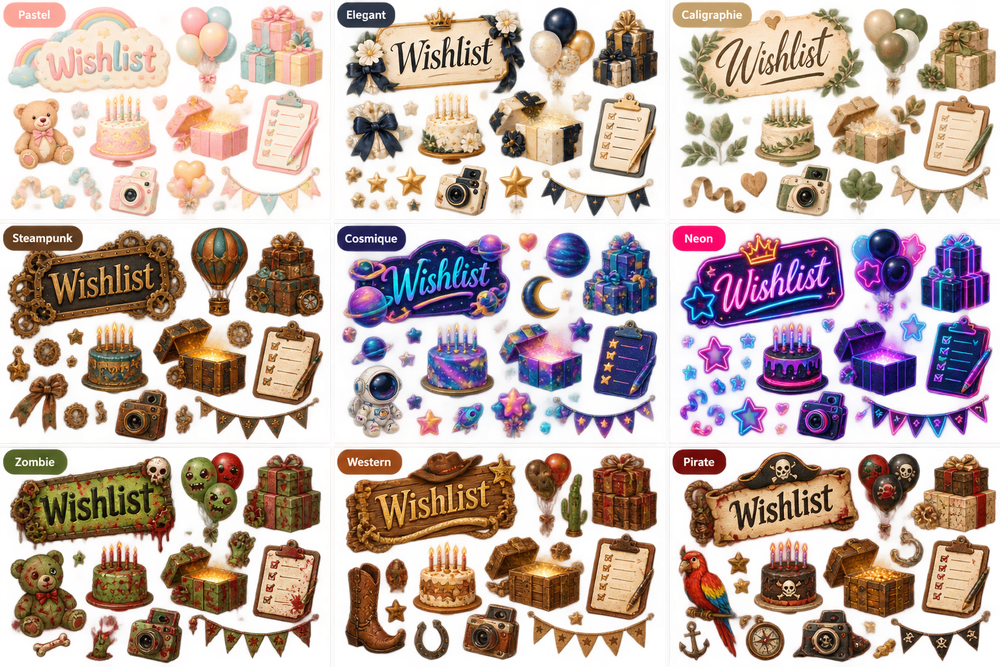
#> input picture listeKdo/img/skins-sources/wishlist/planche.png, 1000 x 667 px, shrunk from 1536 x 1024 before the run
$ python split-skins-grid.py ../listeKdo/img/skins-sources/wishlist/planche.png ../listeKdo/img/skins-sources/wishlist/planche.png ../listeKdo/img/skins-sources/wishlist/planche.png
#> lines starting #> are read from the running program, lines starting #| are printed output that depends on the picture; after the words box and inside, x2 and y2 are one past the last pixel; in counts of white or black regions, pixels touching at a corner belong together
# Planche unique en grille 3 x 3 (lignes de séparation blanches, étiquette « Pastel »… en haut à gauche de chaque case) :
# découpe chaque case à l'intérieur de la grille, retire l'étiquette, et l'enregistre en <sortie>/<type>/<skin>.png
# pour cut-skins-theme.py. Usage : python split-skins-grid.py planche.png <type> <sortie>
from PIL import Image
import numpy as np
from scipy import ndimage
import sys, os
ORDER = ['pastel', 'elegance', 'calligraphie', 'steampunk', 'cosmique', 'neon', 'zombie', 'farwest', 'pirate']
src, theme, out = sys.argv[1], sys.argv[2], sys.argv[3]
im = Image.open(src).convert('RGBA')
#> im is the input picture: PIL image 1000x667 RGBA; mean R, G, B, A 141.7, 108.5, 94.8, 141.7
arr = np.array(im)
W, H = im.size
#> W = 1000; H = 667
full = arr[..., 3] > 200
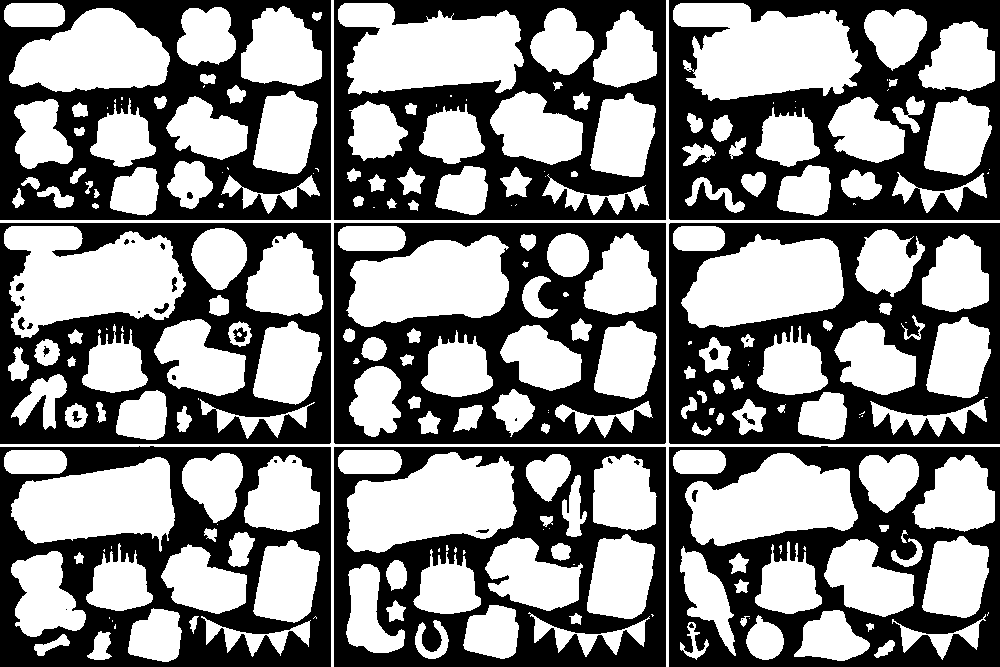
#> full: shape (667, 1000) bool; 52.3% white; 41 black regions (17 under 20 px), largest, box (x1, y1, x2, y2) and area: (334, 223, 666, 444) 37035, (669, 223, 1000, 444) 36991, (669, 0, 1000, 220) 36295

def lines(profile, size):
    """Positions des lignes de grille (bandes pleines), regroupées, hors bords."""
#> called with profile = array of shape (1000,), size = 1000
    pos = [i for i in range(size) if profile[i] > 0.8]
#> pos = [331, 332, 333, 666, 667, 668]
    groups, cur = [], []
    for p in pos:
        if cur and p != cur[-1] + 1:
            groups.append(cur); cur = []
        cur.append(p)
#> this loop made 6 passes
#> p on passes 1 to 6: 331, 332, 333, 666, 667, 668
#> after the loop, cur = [666, 667, 668]; groups = [[331, 332, 333]]
    if cur: groups.append(cur)
    # Les vraies lignes de grille sont fines (< 12 px) : la plus proche de chaque tiers.
    thin = [g for g in groups if len(g) < 12]
#> thin = [[331, 332, 333], [666, 667, 668]]
    return [(g[0], g[-1]) for g in (min(thin, key=lambda g: abs((g[0] + g[-1]) / 2 - size * k / 3)) for k in (1, 2))]

cols = lines(full.mean(axis=0), W)
#> cols = [(331, 333), (666, 668)]
rows = lines(full.mean(axis=1), H)
#> the loop in lines (call 2), `for p in pos:` made 19 passes
#> p on passes 1 to 12: 49, 50, 51, 52, 53, 54, 55, 56, 57, 58, 59, 60
#> rows = [(220, 222), (444, 446)]
xs = [0] + [v for c in cols for v in c] + [W]
#> xs = [0, 331, 333, 666, 668, 1000]
ys = [0] + [v for r in rows for v in r] + [H]
#> ys = [0, 220, 222, 444, 446, 667]
cells_x = [(xs[i], xs[i + 1]) for i in range(0, len(xs), 2)]
#> cells_x = [(0, 331), (333, 666), (668, 1000)]
cells_y = [(ys[i], ys[i + 1]) for i in range(0, len(ys), 2)]
#> cells_y = [(0, 220), (222, 444), (446, 667)]
assert len(cells_x) == 3 and len(cells_y) == 3, (cols, rows)
os.makedirs(f'{out}/{theme}', exist_ok=True)
for r, (y0, y1) in enumerate(cells_y):
    for c, (x0, x1) in enumerate(cells_x):
        cell = arr[y0 + 6:y1 - 6, x0 + 6:x1 - 6].copy()
        a = cell[..., 3] > 40
        lab, n = ndimage.label(a)
        cw, ch = cell.shape[1], cell.shape[0]
        for j, sl in enumerate(ndimage.find_objects(lab)):
            # Étiquette : petite pastille collée au coin haut gauche.
            if sl[0].stop < ch * .16 and sl[1].stop < cw * .32 and sl[0].start < 12:
                cell[sl][lab[sl] == j + 1, 3] = 0
        # Étiquette soudée à la pancarte : pastille de couleur unie qui part du coin haut gauche.
        # On suit sa couleur depuis le coin (zone limitée à 40 x 170 px), puis on efface son rectangle.
        zone = cell[:40, :170]
        seed = zone[12, 10]
        if seed[3] > 200:
            near = (np.abs(zone[..., :3].astype(int) - seed[:3].astype(int)).sum(-1) < 60) & (zone[..., 3] > 200)
            blob, _ = ndimage.label(near)
            if blob[12, 10]:
                ys, xs = np.where(blob == blob[12, 10])
                cell[:ys.max() + 3, :xs.max() + 3, 3] = 0
        Image.fromarray(cell).save(f'{out}/{theme}/{ORDER[r * 3 + c]}.png')
#> this loop made 3 passes
#> pass 1, `Image.fromarray(cell).save(f'{out}/{theme}/{ORDER[r * 3 + c]}.png')`:
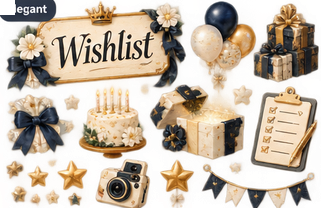
#> saved as elegance.png: PIL image 321x208 RGBA; mean R, G, B, A 164.9, 141.6, 109.4, 148.8; transparent parts drawn white
#> pass 1, `Image.fromarray(cell).save(f'{out}/{theme}/{ORDER[r * 3 + c]}.png')`:
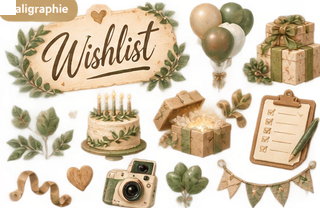
#> saved as calligraphie.png: PIL image 320x208 RGBA; mean R, G, B, A 175, 149.4, 103.9, 146.5; transparent parts drawn white
#> pass 2, `Image.fromarray(cell).save(f'{out}/{theme}/{ORDER[r * 3 + c]}.png')`:
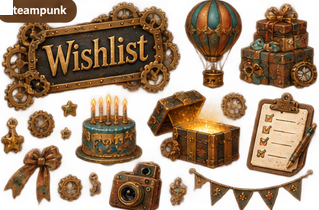
#> saved as steampunk.png: PIL image 319x210 RGBA; mean R, G, B, A 116.8, 78.9, 40.2, 153.2; transparent parts drawn white
#> after the loop:
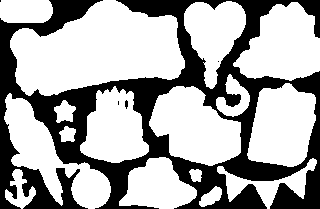
#> a: shape (209, 320) bool; 65.6% white; 5 black regions (3 under 20 px), largest, box (x1, y1, x2, y2) and area: (0, 0, 320, 209) 22970, (125, 100, 128, 109) 21
#> after the loop:
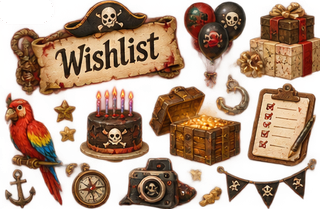
#> cell: shape (209, 320, 4); mean R, G, B, A 126.1, 74.1, 42.9, 149.6; transparent parts drawn white
#> after the loop:
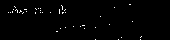
#> near: shape (40, 170) bool; 1% white in thin lines or dots, all inside (x1, y1, x2, y2) = (8, 4, 142, 40)
print('cases :', cells_x, cells_y)
#| cases : [(0, 331), (333, 666), (668, 1000)] [(0, 220), (222, 444), (446, 667)]
